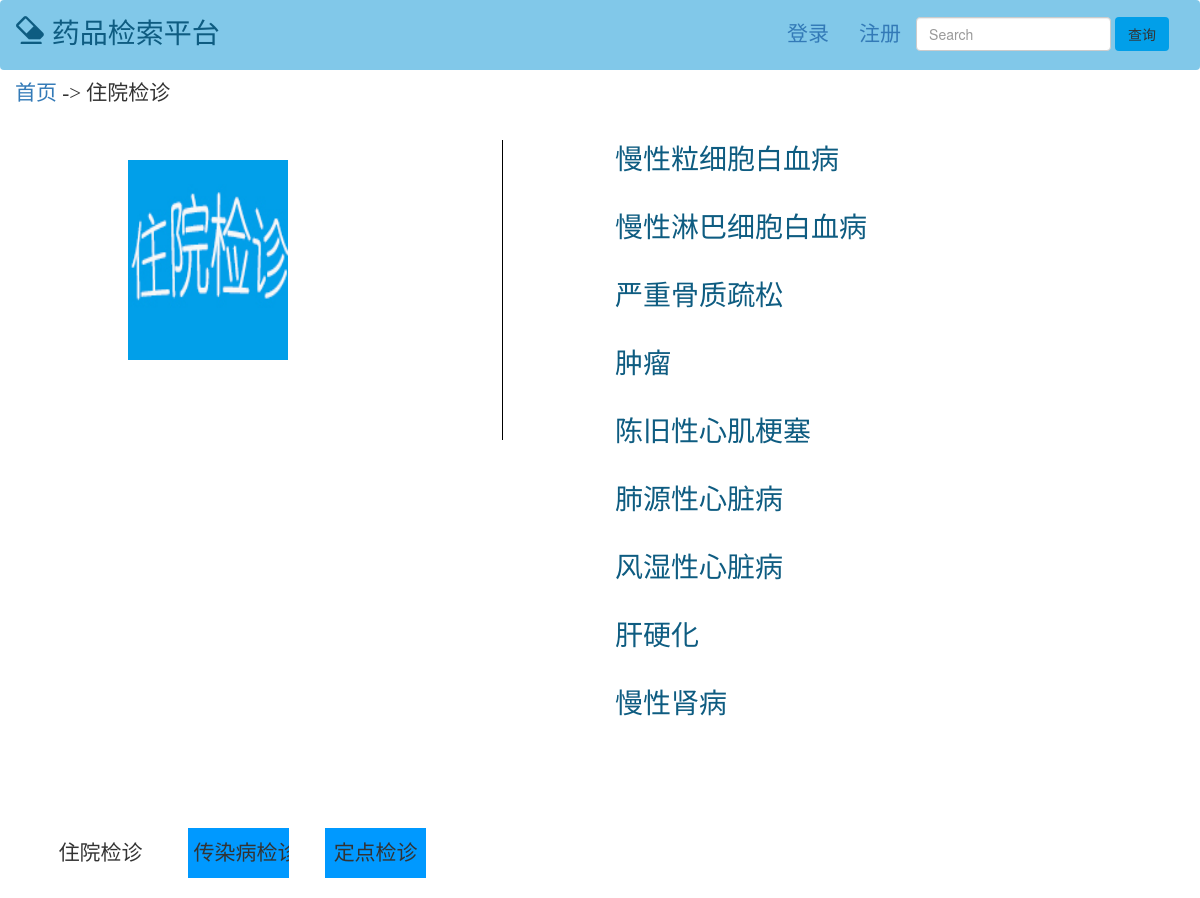
The page /pages/second_check.php?class=住院检诊 on the database its author committed.
### tables this page shows
CREATE TABLE `illness` (
  `id` int(11) NOT NULL AUTO_INCREMENT,
  `ill_name` varchar(60) DEFAULT NULL,
  `ill_vulgo` varchar(60) DEFAULT NULL,
  `keyword` varchar(255) DEFAULT NULL,
  `illness_img` varchar(60) DEFAULT NULL,
  `introduction` varchar(60) DEFAULT NULL,
  `cause` varchar(60) DEFAULT NULL,
  `checkway` varchar(60) DEFAULT NULL,
  `istransmission` int(3) DEFAULT NULL,
  `symptoms` varchar(60) DEFAULT NULL,
  `clinicdepart` varchar(60) DEFAULT NULL,
  `treat` varchar(60) DEFAULT NULL,
  `class_organ` varchar(60) DEFAULT NULL,
  `class_system` varchar(60) DEFAULT NULL,
  `class_check` varchar(60) DEFAULT NULL,
  `clicknum` int(11) DEFAULT NULL,
  PRIMARY KEY (`id`)
);

### pages/second_check.php (the view, shortened to what this page needs)
<?php
include 'conn.php';
$class_ill = $_GET['class'];
?>
<!DOCTYPE html>
<html>
<head>
	<link href="../css/bootstrap.min.css" rel="stylesheet">
	<link rel="stylesheet" href="../css/second.css">
</head>
<body>
  <?php
  if(!isset($_SESSION['user_name']))
    include 'header.php';
  else
    include("header_after.php");
    ?>
<div class="container-fluid breadcrumb">
<?php
  echo "<a href='index.php'>首页</a>"." -> "."$class_ill";
?>
  </div>
<div class="container-fluid kongge">
<div class="col-md-offset-1 col-md-4 col-lg-4 col-sm-4 col-xs-4 pic">
<?php
  switch ($class_ill) {
    case '住院检诊':
      echo "<img class='classimg' src='../img/no1.jpg' alt='图片无法加载'>";
      break;
  }
  ?>
</div>
<div class="col-md-5 col-lg-5 col-sm-5 col-xs-5 col-md-offset-1">
<?php
  $query = "select * from illness where class_check = '".$class_ill."'";
  $result = mysqli_query($conn,$query);
  while($row = mysqli_fetch_array($result,MYSQL_BOTH))
  {
    echo "<a class='a_style' href='three.php?ill=$row[1]&class_ill=$class_ill'>$row[1]</a><br />";
  }
?>
</div>
</div>
<div class="container-fluid buwei_style ">
  <div class="col-md-1 col-lg-1 col-sm-1 col-xs-1">
    <input class='class_input' type="button" value="住院检诊" id='住院检诊' onclick="refresh17()">
  </div>
  <div class="col-md-1 col-lg-1 col-sm-1 col-xs-1">
    <input  class='class_input' type="button" value="传染病检诊" id='传染病检诊' onclick="refresh18()">
  </div>
  <div class="col-md-1 col-lg-1 col-sm-1 col-xs-1">
    <input  class='class_input' type="button" value="定点检诊" id='定点检诊' onclick="refresh19()">
  </div>
</div>
</body>
</html>

### css/second.css (style rules this page uses)
.breadcrumb { font-family:微软雅黑; font-size: 1.5em; height: 50px; background-color: white; }
.pic { height: 300px; border-right: 1px solid black; }
.a_style { display: inline-block; margin-bottom: 1em; font-family: "Arial","Microsoft YaHei","黑体","宋体",sans-serif; font-size: 2em; color: #0e5c81; }
.kongge { margin-bottom: 4em; }
.class_input { border: 0px; background-color: #09f; height: 50px; width: 150%; }
.buwei_style { font-family:微软雅黑; font-size: 1.5em; }
.col-md-1 { margin:20px; }
.classimg { margin-top: 20px; width: 200px; height: 200px; padding-right: 40px; }

### rows shown on the page
illness: ill_name "慢性粒细胞白血病"
illness: ill_name "慢性淋巴细胞白血病"
illness: ill_name "严重骨质疏松"
illness: ill_name "肿瘤"
illness: ill_name "陈旧性心肌梗塞"
illness: ill_name "肺源性心脏病"
illness: ill_name "风湿性心脏病"
illness: ill_name "肝硬化"
illness: ill_name "慢性肾病"

### other values the page prints
$class_ill "住院检诊"
